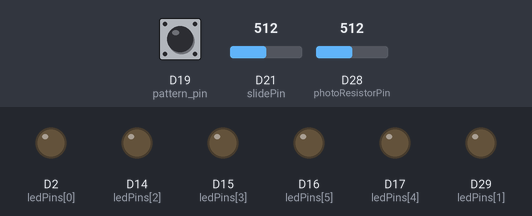
Simulated run of this sketch. Board: Arduino Due. Shown: output pins drawn as LEDs (lit = HIGH). Dashed ring = blinking. The test bench sets the inputs (shaded band); at power-on: D21 (slidePin) = 512, D28 (photoResistorPin) = 512, D19 (pattern_pin) HIGH. What the sketch prints to the serial monitor is not drawn.

Above: at 1.8 s.
1.9 s: D21 (slidePin) set to 0
5.8 s: D28 (photoResistorPin) set to 716
At 8.1 s:
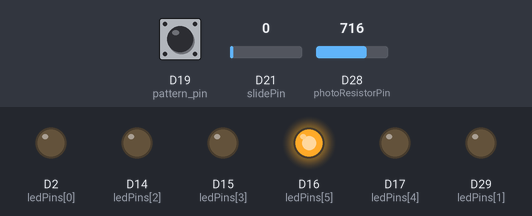
9.7 s: D19 (pattern_pin) pulled LOW for 1.1 s
At 11.9 s:
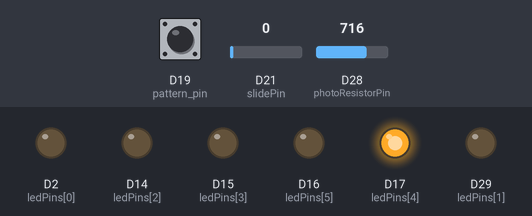
At 13.8 s:
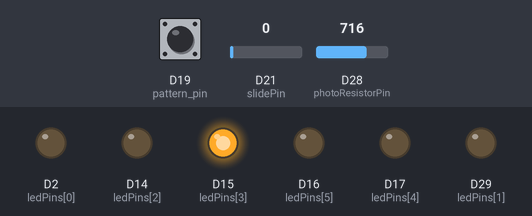
14.7 s: D19 (pattern_pin) pulled LOW for 1.1 s
At 19.5 s:
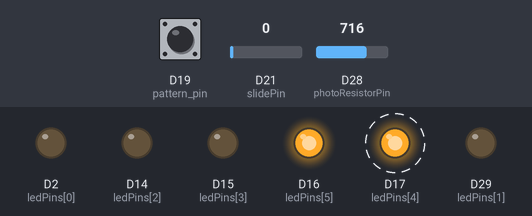
19.7 s: D19 (pattern_pin) pulled LOW for 3.2 s
26.8 s: D28 (photoResistorPin) set to 1023
Timing chart, 0 to 31.7 s (numbered marks = the images above; inputs shaded):
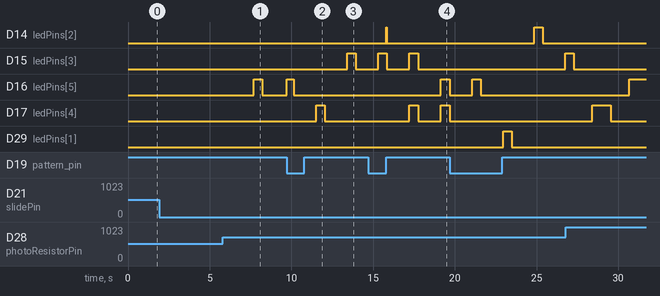

The sketch:

tree.ino
```cpp
const int photoResistorPin = 28;  // フォトトランジスタのピン
const int slidePin = 21;  // フォトトランジスタ　オンオフのボタン
const int pattern_pin = 19;  // フォトトランジスタ　オンオフのボタン
const int ledPins[] = {2, 29, 14, 15, 17, 16};  // LEDのピン
const int fadeInTime = 150000;  // フェードインの時間 (0 から 4095)
const int fadeOutTime = 150000;  // フェードアウトの時間 (0 から 4095)
const int fadeInDelay = 1000;  // フェードインの遅延時間
const int fadeOutDelay = 1000;  // フェードアウトの遅延時間
const int pattern_num1 = 6;
const int pattern_num2 = 6;
const int pattern_num = 3;
int current_pattern = 0;
int sensorValue;
int maxBrightness;
int pattern[pattern_num][pattern_num1][pattern_num2] = {{{1, 0, 0, 0, 0, 0}, {0, 1, 0, 0, 0, 0}, {0, 0, 1, 0, 0, 0}, {0, 0, 0, 1, 0, 0}, {0, 0, 0, 0, 1, 0}, {0, 0, 0, 0, 0, 1}},
                                                        {{1, 1, 0, 0, 0, 0}, {0, 1, 1, 0, 0, 0}, {0, 0, 1, 1, 0, 0}, {0, 0, 0, 1, 1, 0}, {0, 0, 0, 0, 1, 1}, {1, 0, 0, 0, 0, 1}},
                                                        {{0, 0, 0, 0, 0, 1}, {0, 0, 0, 0, 1, 0}, {0, 0, 0, 1, 0, 0}, {0, 0, 1, 0, 0, 0}, {0, 1, 0, 0, 0, 0}, {1, 0, 0, 0, 0, 0}}};


void setup() {
  Serial.begin(9600);
  for (int i = 0; i < 6; i++) {
    pinMode(ledPins[i], OUTPUT);
  }

  // 12ビットのPWM分解能を設定
  analogWriteResolution(12);
  pinMode(pattern_pin, INPUT_PULLUP);
  pinMode(slidePin, INPUT_PULLUP);
  attachInterrupt(pattern_pin, change_pattern, CHANGE);
}

void loop() {
  judge_photo();

  // Serial.print("Sensor Value: ");
  // Serial.print(sensorValue);
  // Serial.print(" - Max Brightness: ");
  // Serial.println(maxBrightness);

  fadeIn();  // フェードイン
  // delay(fadeInDelay);

  // fadeOut();  // フェードアウト
  // delay(fadeOutDelay);
}

void fadeIn() {
  for (int i = 0; i < 6; i++){
    for (int brightness = 0; brightness <= maxBrightness; brightness++) {
      int stepDelay = fadeInTime / (maxBrightness + 1);  // 各ステップごとの待ち時間
      for (int j = 0; j < 6; j++) {
        if(pattern[current_pattern][j][i]){
          analogWrite(ledPins[j], brightness);
        }
        delayMicroseconds(stepDelay);
      }
    }
    for (int brightness = maxBrightness; brightness >= 0; brightness--) {
      int stepDelay = fadeOutTime / (maxBrightness + 1);  // 各ステップごとの待ち時間
      for (int j = 0; j < 6; j++) {
        if(pattern[current_pattern][j][i]){
          analogWrite(ledPins[j], brightness);
        }
      }
      delayMicroseconds(stepDelay);
      Serial.print("judge photo");
      judge_photo();
    }
  }
}


void judge_photo(void){
  int slide = analogRead(slidePin);
  if(slide == 0){
    // スライディングスイッチがオフの場合の処理
    sensorValue = analogRead(photoResistorPin);
    maxBrightness = map(sensorValue, 0, 1023, 0, 4095);
  } else if(slide == 1){
    // スライディングスイッチがオンの場合の処理
    maxBrightness = 4095;
  }
}

void change_pattern(void){
  current_pattern++;
  for(int i = 0; i<6; i++){
    analogWrite(ledPins[i], 0);
  }
  if(current_pattern == pattern_num){
    current_pattern = 0;
  }
}
```

Measured:
- after the input at 1.9 s, every drawn part: stays the same
- after the input at 5.8 s, D2 (ledPins[0]): stays LOW (without the input it goes to HIGH after 3.8 s); D16 (ledPins[5]): LOW → HIGH after 1.9 s, → LOW 0.54 s later
- after the input at 9.7 s, D14 (ledPins[2]): stays LOW (without the input it goes to HIGH after 3.7 s); D15 (ledPins[3]): LOW → HIGH after 3.7 s, → LOW 0.54 s later
- after the input at 14.7 s, D2 (ledPins[0]): stays LOW (without the input it goes to HIGH after 5.0 s); D15 (ledPins[3]): alternates HIGH for 0.54 s and LOW for 1.4 s, starting after 0.61 s
- after the input at 19.7 s, D15 (ledPins[3]): LOW → HIGH after 7.1 s
